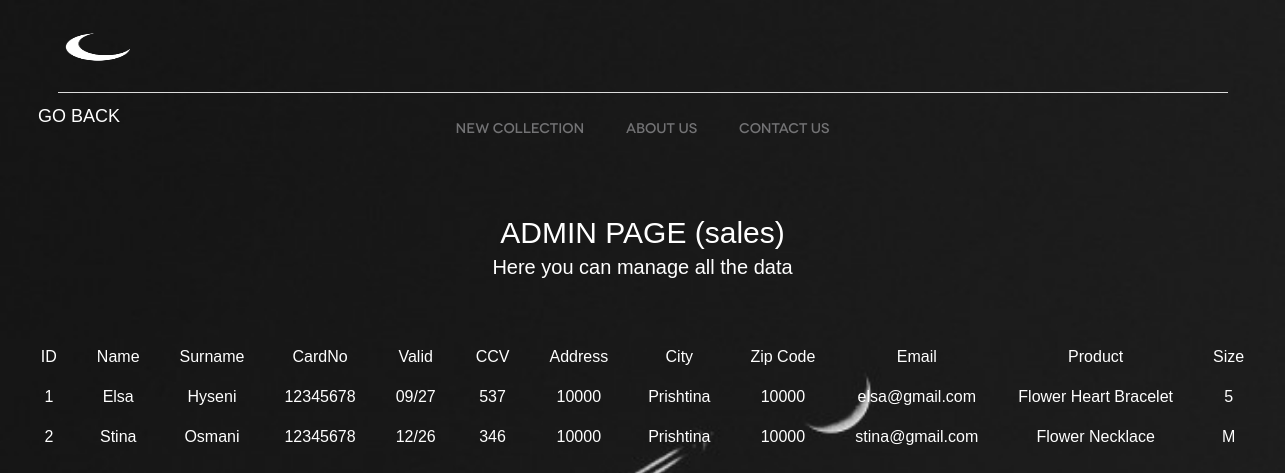
Screenshot of /view/readPayment.php with the database file from the repository.
### tables this page shows
CREATE TABLE `paymentForm` (
  `Id` int(11) NOT NULL,
  `fName` varchar(255) NOT NULL,
  `lName` varchar(255) NOT NULL,
  `cardNo` int(30) NOT NULL,
  `validThru` varchar(30) NOT NULL,
  `ccv` int(10) NOT NULL,
  `address` varchar(255) NOT NULL,
  `city` varchar(255) NOT NULL,
  `zipCode` int(100) NOT NULL,
  `email` varchar(255) NOT NULL,
  `product` varchar(255) NOT NULL,
  `size` char(5) NOT NULL
);

### repository/paymentRepo.php (called while the page is built, shortened)
<?php
	class paymentRepo{
		private $connection;
		function __construct(){
			$connect = new DatabaseConnection;
			$this->connection = $connect->startConnection();
		}
	    function getAllMessages(){
	    	$connect = $this->connection;
	    	$sql = "SELECT * FROM paymentForm";
	    	$statement = $connect->query($sql);
	    	$allMessages = $statement->fetchAll();
	    	return $allMessages;
	    }
	}
?>

### view/readPayment.php (the view, shortened to what this page needs)
<!DOCTYPE html>
<html>
    <head>
        <link rel="stylesheet" href="../CSS/style.css"/>
        <link rel="stylesheet" href="../CSS/Additionalitems.css"/>
        <link rel="stylesheet" href="../CSS/dashboards.css"/>
    </head>
    <body class="body8">
    <body class="body8">
        <header id="header">
		<div class="container">
			<a href="Index.php" id="logo-dark" title="Luna">Luna</a>
		</div>
	</header>
	<nav id="menu">
		<div class="container">
			<ul>
				<li><a href="products.php">New collection</a></li>
				<li><a href="team.php">About Us</a></li>
				<li><a href="Contactus.php">Contact Us</a></li>
			</ul>
		</div>
	</nav>
        <div class="nav-div2">
        <ul class="nav-list2">
            <list> <a class="active go-back" href="profile.php"><b>GO BACK</b></list></a>
        </ul>
            <div class="items">
            <p class="titulli2">ADMIN PAGE (sales)</p>
            <pre class="pershkrimi2" >Here you can manage all the data</pre> <br> <br>
            <center>
            <main>
	<div style="overflow-x: auto;">
	<table>
		<tr style="background-color: transparent;">
            <th>ID</th>
            <th>Name</th>
            <th>Surname</th>
			<th>CardNo</th>
			<th>Valid</th>
            <th>CCV</th>
            <th>Address</th>
            <th>City</th>
            <th>Zip Code</th>
			<th>Email</th>
			<th>Product</th>
            <th>Size</th>
		</tr>
             <?php
             include_once '../repository/paymentRepo.php';
             $paymentRepository = new paymentRepo();
             $messages = $paymentRepository->getAllMessages();
             foreach($messages as $message){
                echo
                "
                <tr>
                     <td>$message[Id]</td>
                     <td>$message[fName]</td>
                     <td>$message[lName] </td>
                     <td>$message[cardNo]</td>
                     <td>$message[validThru]</td>
                     <td>$message[ccv] </td>
                     <td>$message[address]</td>
                     <td>$message[city]</td>
                     <td>$message[zipCode]</td>
                     <td>$message[email] </td>
                     <td>$message[product]</td>
                     <td>$message[size]</td>
                </tr>
                ";
             }
             ?>
	</table>
	</div>
</main>
            </center>
     </body>
 </html>

### css/style.css (style rules this page uses)
html, body, div, span, applet, object, iframe, h1, h2, h3, h4, h5, h6, p, blockquote, pre, a, abbr, acronym, address, big, cite, code, del, dfn, em, img, ins, kbd, q, s, samp, small, strike, strong, sub, sup, tt, var, b, u, i, center, dl, dt, dd, ol, ul, li, fieldset, form, label, legend, table, caption, tbody, tfoot, thead, tr, th, td, article, aside, canvas, details, figcaption, figure, footer, header, hgroup, menu, nav, section, summary, time, mark, audio, video { margin: 0; padding: 0; border: 0; font-size: 100%; font: inherit; vertical-align: baseline; }
*, *:before, *:after { -moz-box-sizing: border-box; -webkit-box-sizing: border-box; box-sizing: border-box; }
article, aside, details, figcaption, figure, footer, header, hgroup, menu, nav, section { display: block; }
ol, ul { list-style: none; }
table { border-collapse: collapse; border-spacing: 0; }
a[href], label[for], select, input[type=checkbox], input[type=radio] { cursor: pointer; }
th, td { vertical-align: top; }
th { font-weight: normal; text-align: left; }
body { font: 16px/30px Arial, Helvetica, sans-serif; color: #949697; background: #fff; -webkit-text-size-adjust: none; min-width: 320px; }
a { text-decoration: none; color: #666668; }
.container { position: relative; width: 1170px; margin: 0 auto; }
#header .container { height: 93px; padding-top: 20px; padding-bottom: 20px; border-bottom: 1px solid #dcdcdc; }
#logo-dark { margin-top: 10px; width: 130px; height: 52px; display: block; float: left; cursor: pointer; text-indent: -9999em; background: url(../Project/logo-dashboard.png) no-repeat; background-size: 80px 34px; }
.go-back { color: white !important; }
#menu { text-align: center; color: #737375; font-size: 14px; font-weight: 500; }
#menu li { padding: 19px 19px 21px; display: inline-block; font-family: "Novecentowide"; }
#menu a { color: #737375; }

### css/additionalitems.css (style rules this page uses)
.body8 { background: linear-gradient(135deg, #ce0f6e, #1e46b4); background-attachment: fixed; overflow-x: hidden; }
table, th, td { border: none; border-collapse: collapse; padding: 0 20px; font-family:'Orbitron', sans-serif; color: #fff; }
th, td { text-align: center; padding-bottom: 10px; }
.titulli2 { color:white; font-family:'Orbitron', sans-serif; text-align:center; padding-top:130px; font-size:30px; }
.pershkrimi2 { color:white;text-align:center; font-family:'Orbitron', sans-serif; padding-top:4px; font-size:20px; }
p { color:white; font-family:'Orbitron', sans-serif; }
.nav-list2 { margin: -75px; padding-left: 100px; }
.nav-list2 a { float: left; color: black; text-align: center; text-decoration: none; padding: 13px; font-size: 18px; font-family: 'Orbitron', sans-serif; }
.nav-list2 a.active { font-family: 'Orbitron', sans-serif; }

### css/Dashboards.css (style rules this page uses)
.body8 { background-image: url(../Project/Dashboardd.jpg); font-family:'Orbitron', sans-serif; color: #dc94ebde; background-repeat: no-repeat; background-size: cover; }

### rows the page displays
paymentform: Id "1", fName "Elsa", lName "Hyseni", cardNo "12345678", validThru "09/27", ccv "537", address "10000", city "Prishtina", zipCode "10000", email "elsa@gmail.com", product "Flower Heart Bracelet", size "5"
paymentform: Id "2", fName "Stina", lName "Osmani", cardNo "12345678", validThru "12/26", ccv "346", address "10000", city "Prishtina", zipCode "10000", email "stina@gmail.com", product "Flower Necklace", size "M"
